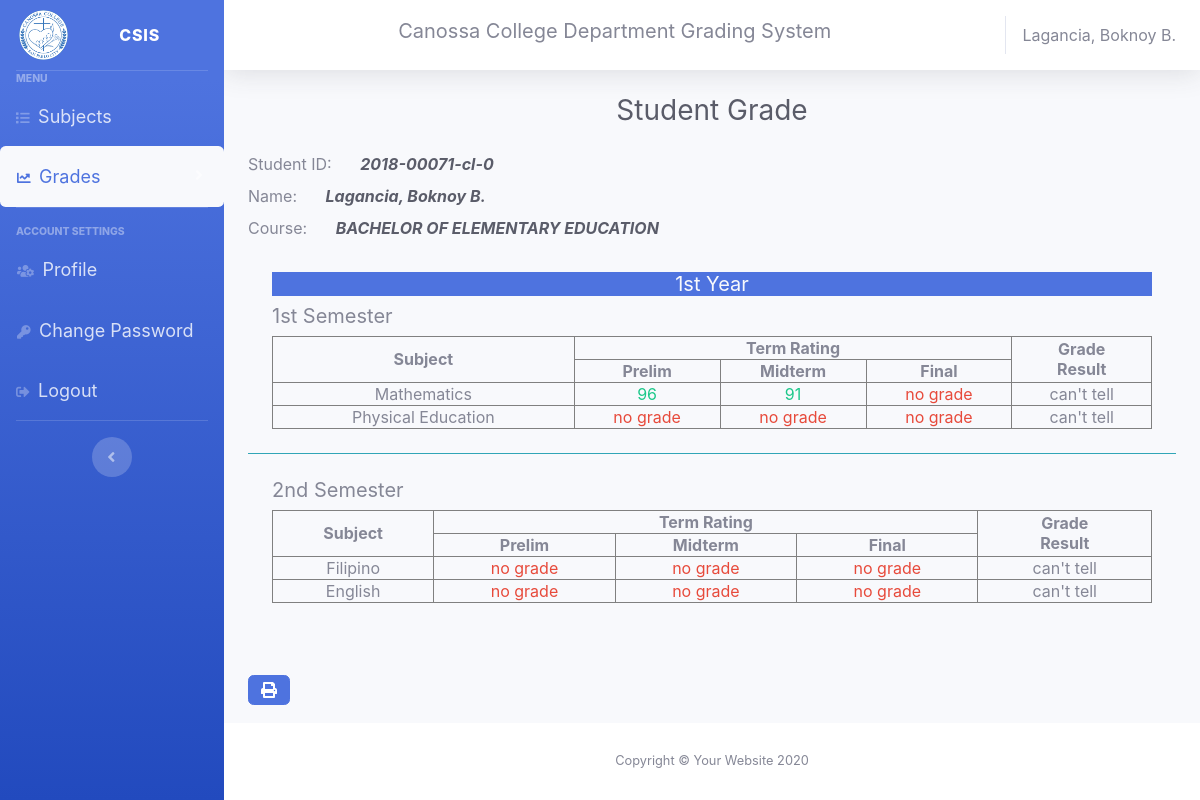
The app's page /student/first.student.php (signed in) with its own data.
### tables this page shows
CREATE TABLE `studentrecords` (
  `id` int(11) NOT NULL,
  `student_id` varchar(120) NOT NULL,
  `name` varchar(120) NOT NULL,
  `gender` varchar(128) NOT NULL,
  `cellphone` varchar(11) NOT NULL,
  `bday` varchar(128) NOT NULL,
  `bplace` varchar(128) NOT NULL,
  `address` text NOT NULL,
  `course` text NOT NULL,
  `status` text NOT NULL,
  `year` varchar(12) NOT NULL
);

CREATE TABLE `studentsubs` (
  `id` int(11) NOT NULL,
  `student_id` varchar(123) NOT NULL,
  `subject` varchar(123) NOT NULL
);

CREATE TABLE `prelims` (
  `id` int(11) NOT NULL,
  `student_id` varchar(128) NOT NULL,
  `subject` varchar(123) NOT NULL,
  `grade` varchar(123) NOT NULL
);

CREATE TABLE `midterms` (
  `id` int(11) NOT NULL,
  `student_id` varchar(128) NOT NULL,
  `subject` varchar(123) NOT NULL,
  `grade` varchar(123) NOT NULL
);

### student/first.student.php (the view, shortened to what this page needs)
<?php
if (isset($_SESSION['user_id'])) {
    include "../layout/head.layout.php";
    include_once '../database/dbconnection.db.php';
    $sql = "SELECT * from studentrecords where student_id = '$id'";
    $result = $conn->query($sql);
    if ($result->num_rows > 0) {
        while ($row = $result->fetch_assoc()) {
            $name = $row['name'];
            $course = $row['course'];
        }
    }
?>
    <h5 class="h3 mb-4 text-gray-800 text-center">Student Grade</h5>
    <label class="mr-4">Student ID: </label> <i class="text-dark font-weight-bold mr-5"><?php echo $id; ?></i><br>
    <label class="mr-4">Name: </label> <i class="text-dark font-weight-bold "><?php echo $name; ?></i> <br>
    <label class="mr-4">Course: </label> <i class="text-dark font-weight-bold text-uppercase"><?php echo $course; ?></i> <br>
<?php
    include "../studentgrading/_first.grading.php";
    ?>
    <br>
    <br>
    <a class="btn btn-primary" href="../print/gradeperyear/_first.print.php"><i class="fas fa-print"></i></a>
<?php include "../layout/footer.layout.php";
} else {
    header("Location: ../canossa/master.blade.php");
    exit();
}
?>

### layout/_topbar.layout.php (shortened to what this page needs)
<nav class="navbar navbar-expand navbar-light bg-white topbar mb-4 static-top shadow">
<h5 class="title ml-auto">Canossa College Department Grading System </h5>
    <span class="mr-2 d-none d-lg-inline text-gray-600 ">
        <?php
            include_once '../database/dbconnection.db.php';
            $id = $_SESSION['user_id'];
            $sql = "SELECT * from studentrecords where student_id = '$id'";
            $result = $conn-> query($sql);
            if($result-> num_rows > 0 ){
                while($row = $result-> fetch_assoc()){
                    echo $row['name'];
                }
            }
        ?>
    </span>
</nav>

### studentgrading/_first.grading.php
<div class="p-2 m-3">
    <h5 class="text-center bg-primary text-light">1st Year</h5>
    <div>
        <h5>1st Semester</h5>
        <table border="1" class="text-center w-100">
        <thead>
            <tr>
                <th rowspan="2">Subject</th>
                <th colspan="3">Term Rating</th>
                <th rowspan="2">Grade <br> Result</th>
            </tr>
            <tr>
                <th>Prelim</th>
                <th>Midterm</th>
                <th>Final</th>
            </tr>
        </thead>
        <tbody>
            <?php
        $prod = "SELECT * from programs where year = 'first' and sem = 'first' and course = '$course'";
        $result = $conn->query($prod);
        if ($result->num_rows > 0) {
            while ($row = $result->fetch_assoc()) {
                $subject = $row['subject'];
                 $s = "SELECT * from studentsubs where student_id = '$id' and subject = '$subject'";
            $res = $conn->query($s);
            if ($res->num_rows > 0) {
                while ($row = $res->fetch_assoc()) {
                    $sub = $row['subject'];
                    echo "<tr><td>  $sub </td>";
                    $sq = "SELECT * from prelims where subject = '$sub' and student_id = '$id'";
                    $resu = $conn->query($sq);
                    if ($resu->num_rows > 0) {
                        while ($row = $resu->fetch_assoc()) {
                            $sub = $row['subject'];
                            if($row['grade'] >=85){
                                echo "<td class='text-success'>  $row[grade] </td>";
                            }else if($row['grade'] >= 75){
                                echo "<td class='text-warning'>  $row[grade] </td>";
                            }else{
                                echo "<td class='text-danger'>  $row[grade] </td>";
                            }
                        }
                    }else{
                        echo "<td class='text-danger'>  no grade </td>";
                    }
                    $sq = "SELECT * from midterms where subject = '$sub' and student_id = '$id'";
                    $resu = $conn->query($sq);
                    if ($resu->num_rows > 0) {
                        while ($row = $resu->fetch_assoc()) {
                            if($row['grade'] >=85){
                                echo "<td class='text-success'>  $row[grade] </td>";
                            }else if($row['grade'] >= 75){
                                echo "<td class='text-warning'>  $row[grade] </td>";
                            }else{
                                echo "<td class='text-danger'>  $row[grade] </td>";
                            }
                        }
                    }else{
                        echo "<td class='text-danger'>  no grade </td>";
                    }
                    $sq = "SELECT * from finals where subject = '$sub' and student_id = '$id'";
                    $resu = $conn->query($sq);
                    if ($resu->num_rows > 0) {
                        while ($row = $resu->fetch_assoc()) {
                            if($row['grade'] >=85){
                                echo "<td class='text-success'>  $row[grade] </td>";
                            }else if($row['grade'] >= 75){
                                echo "<td class='text-warning'>  $row[grade] </td>";
                            }else{
                                echo "<td class='text-danger'>  $row[grade] </td>";
                            }
                            if($row['grade'] >= 75){
                                echo "<td>  Passed </td>";
                            }
                            else{
                                echo "<td>  Failed </td>";
                            }
                        }
                    }else{
                        echo "<td class='text-danger'>  no grade </td>";
                            echo "<td> can't tell </td>";
                    }
                }
            }
            }
        }
            ?>
        </tbody>
    </table>
    </div>
</div>
<hr class="sidebar-divider bg-info">
<div class="p-2 m-3">
    <div>
        <h5>2nd Semester</h5>
        <table border="1" class="text-center w-100">
        <thead>
            <tr>
                <th rowspan="2">Subject</th>
                <th colspan="3">Term Rating</th>
                <th rowspan="2">Grade <br> Result</th>
            </tr>
            <tr>
                <th>Prelim</th>
                <th>Midterm</th>
                <th>Final</th>
            </tr>
        </thead>
        <tbody>
            <?php
        $prod = "SELECT * from programs where year = 'first' and sem = 'second' and course = '$course'";
        $result = $conn->query($prod);
        if ($result->num_rows > 0) {
            while ($row = $result->fetch_assoc()) {
                $subject = $row['subject'];
                 $s = "SELECT * from studentsubs where student_id = '$id' and subject = '$subject'";
            $res = $conn->query($s);
            if ($res->num_rows > 0) {
                while ($row = $res->fetch_assoc()) {
                    $sub = $row['subject'];
                    echo "<tr><td>  $sub </td>";
                    $sq = "SELECT * from prelims where subject = '$sub' and student_id = '$id'";
                    $resu = $conn->query($sq);
                    if ($resu->num_rows > 0) {
                        while ($row = $resu->fetch_assoc()) {
                            $sub = $row['subject'];
                            if($row['grade'] >=85){
                                echo "<td class='text-success'>  $row[grade] </td>";
                            }else if($row['grade'] >= 75){
                                echo "<td class='text-warning'>  $row[grade] </td>";
                            }else{
                                echo "<td class='text-danger'>  $row[grade] </td>";
                            }
                        }
                    }else{
                        echo "<td class='text-danger'>  no grade </td>";
                    }
                    $sq = "SELECT * from midterms where subject = '$sub' and student_id = '$id'";
                    $resu = $conn->query($sq);
                    if ($resu->num_rows > 0) {
                        while ($row = $resu->fetch_assoc()) {
                            if($row['grade'] >=85){
                                echo "<td class='text-success'>  $row[grade] </td>";
                            }else if($row['grade'] >= 75){
                                echo "<td class='text-warning'>  $row[grade] </td>";
                            }else{
                                echo "<td class='text-danger'>  $row[grade] </td>";
                            }
                        }
                    }else{
                        echo "<td class='text-danger'>  no grade </td>";
                    }
                    $sq = "SELECT * from finals where subject = '$sub' and student_id = '$id'";
                    $resu = $conn->query($sq);
                    if ($resu->num_rows > 0) {
                        while ($row = $resu->fetch_assoc()) {
                            if($row['grade'] >=85){
                                echo "<td class='text-success'>  $row[grade] </td>";
                            }else if($row['grade'] >= 75){
                                echo "<td class='text-warning'>  $row[grade] </td>";
                            }else{
                                echo "<td class='text-danger'>  $row[grade] </td>";
                            }
                            if($row['grade'] >= 75){
                                echo "<td>  Passed </td>";
                            }
                            else{
                                echo "<td>  Failed </td>";
                            }
                        }
                    }else{
                        echo "<td class='text-danger'>  no grade </td>";
                            echo "<td> can't tell </td>";
                    }
                }
            }
            }
        }
            ?>
        </tbody>
    </table>
    </div>
</div>

### records on screen
studentrecords: name "Lagancia, Boknoy B.", course "BACHELOR OF ELEMENTARY EDUCATION"
studentsubs: subject "Mathematics"
prelims: grade "96"
midterms: grade "91"
studentsubs: subject "Physical Education", shows "no grade"
studentsubs: subject "Filipino"
studentsubs: subject "English"

### other values on screen
$id "2018-00071-cl-0"
